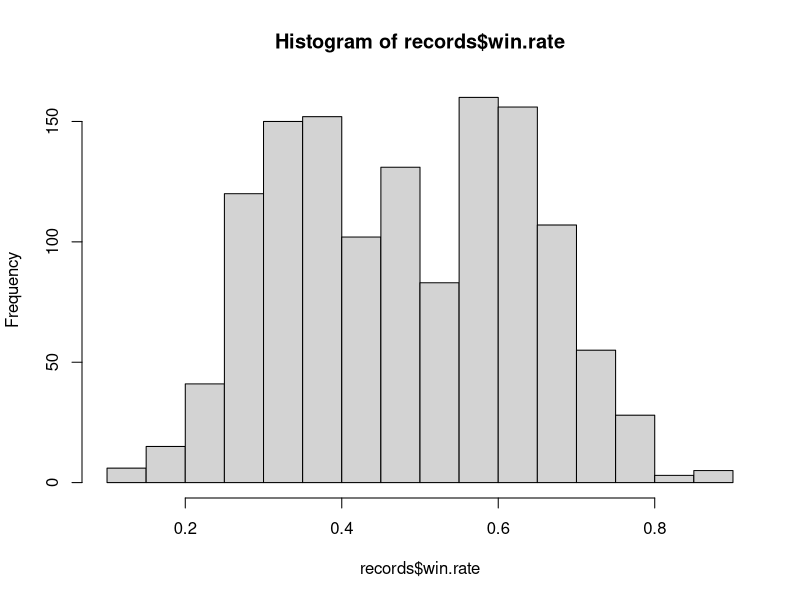
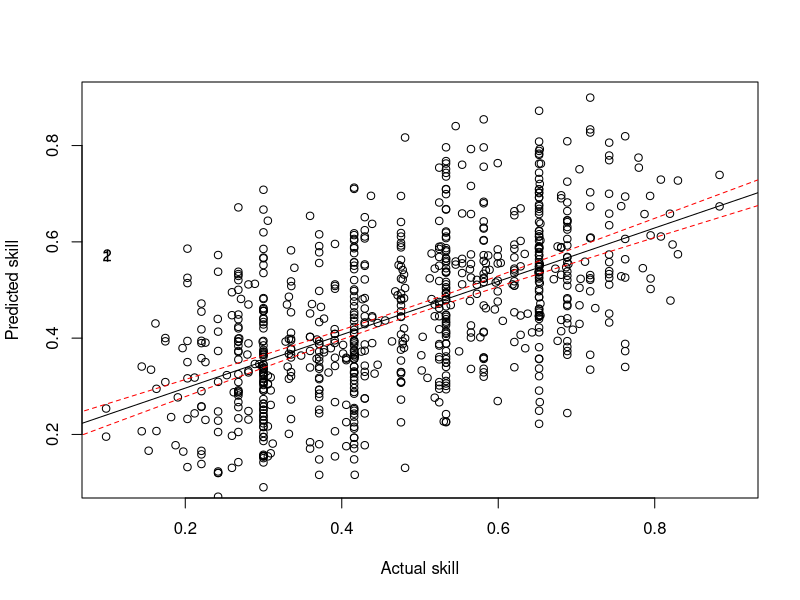

Recreate these plots in R, in order.
# setwd('C:/Ralph/Programming/777-data')
records = read.csv('records2.csv')
for (i in 1:nrow(records)) {
	if (records[i, "player1"] > records[i, "player2"]) {
		tmp = records[i, "player1"]
		records[i, "player1"] = records[i, "player2"]
		records[i, "player2"] = tmp
		tmp = records[i, "kills"]
		records[i, "kills"] = records[i, "deaths"]
		records[i, "deaths"] = tmp
	}
}

records2 = records
tmp = records2$player1
records2$player1 = records2$player2
records2$player2 = tmp
tmp = records2$kills
records2$kills = records2$deaths
records2$deaths = tmp
records = rbind(records, records2)
default.win.rate = qbeta(0.44, mean(records$kills), mean(records$deaths))
records$win.rate = qbeta(0.44, records$kills + mean(records$kills), records$deaths + mean(records$deaths))
write.csv(records, file='win_records.csv')
hist(records$win.rate)

# leave-one-out test
# Bootstrap
errors = as.numeric(read.csv('errors.csv', header=FALSE))
errors.boot = sample(errors, length(errors) * 10000, replace=TRUE)
# IQR
errors.ci = tapply(errors.boot, rep(1:10000, length(errors)), function(x) { return(quantile(x, 0.75) - quantile(x, 0.25))})
quantile(errors, 0.75) - quantile(errors, 0.25)
quantile(errors.ci, 0.025)
quantile(errors.ci, 0.975)
# mean
errors.ci = tapply(errors.boot, rep(1:10000, length(errors)), mean)
mean(errors)
quantile(errors.ci, 0.025)
quantile(errors.ci, 0.975)
# variance
errors.ci = tapply(errors.boot, rep(1:10000, length(errors)), var)
var(errors)
quantile(errors.ci, 0.025)
quantile(errors.ci, 0.975)

# plot test data against true data
data = read.csv('inferred_test.csv')
plot(data[,6], data[,7], xlab='Actual skill', ylab='Predicted skill', xlim=c(0.1, 0.9), ylim=c(0.1, 0.9))
cor(data[,6], data[,7])
text(c(0.1, 0.1), cor(data[,6], data[,7]))
names(data)[4] = 'one.vs.two'
names(data)[5] = 'two.vs.three'
names(data)[6] = 'actual.skill'
names(data)[7] = 'predicted.skill'
model = lm(predicted.skill ~ actual.skill, data=data)
abline(model)
conf.data = seq(0, 1, 0.05)
conf.p = predict(model, newdata=data.frame(actual.skill=conf.data), interval=c('confidence'))
lines(conf.data, conf.p[,2], col='red', lty=2)
lines(conf.data, conf.p[,3], col='red', lty=2)

# Read inferred data
data = read.csv('inferred_data.csv')
j = nrow(records) + 1
for (i in 1:nrow(data)) {
  if (data[i, 1] < data[i, 2]) {
    records[j,] = c(data[i, 1], data[i, 2], 0, 0, data[i, 3])
  } else {
    records[j,] = c(data[i, 2], data[i, 1], 0, 0, 1 - data[i, 3])
  }
  j = j + 1
}

# Calculate rating as specified
records = records[order(records[,1]),]
unique.players = length(unique(c(records[,1], records[,2])))
rank.mean1 = aggregate(win.rate ~ player1, records, mean)
rank.mean2 = aggregate(win.rate ~ player2, records, mean)
rank.mean2$win.rate = 1 - rank.mean2$win.rate
names(rank.mean2)[1] = 'player1'
rank.mean = aggregate(win.rate ~ player1, rbind(rank.mean1, rank.mean2), mean)
rank.opponents = aggregate(player2 ~ player1, records, length)
rank.opponents2 = aggregate(player1 ~ player2, records, length)
names(rank.opponents2)[1] = 'player1'
names(rank.opponents2)[2] = 'player2'
j = nrow(rank.opponents) + 1
for (i in 1:nrow(rank.opponents2)) {
  if (!(rank.opponents2[i, 1] %in% rank.opponents[,1])) {
    rank.opponents[j,] = rank.opponents2[i,]
    j = j + 1
  }
  index = which(rank.opponents[,1] == rank.opponents2[i, 1])
  rank.opponents[index, 2] = rank.opponents[index, 2] + rank.opponents2[i, 2]
}

rank.opponents$coverage = rank.opponents[,2] / unique.players
for (i in 1:nrow(rank.mean)) {
  coverage = rank.opponents$coverage[which(rank.mean[i, 1] == rank.opponents[,1])]
  rank.mean[i, 2] = rank.mean[i, 2] * coverage + (1 - coverage) * default.win.rate
}
ranking = rank.mean[order(rank.mean[,2], decreasing=TRUE),]
ranking$rank = 1:unique.players

# output rank
write.csv(ranking, file='ranking.csv')
